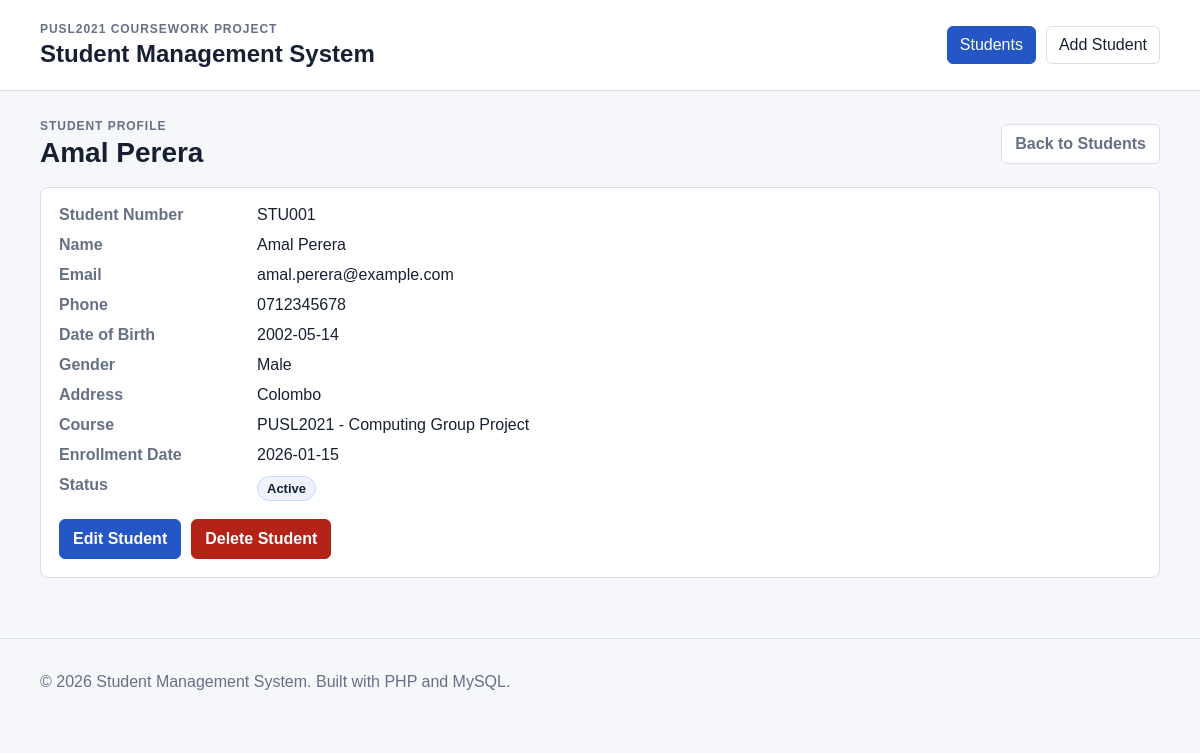
Screenshot of /students/show.php?id=1 with the database file from the repository.
### tables this page shows
CREATE TABLE students (
    id INT AUTO_INCREMENT PRIMARY KEY,
    student_no VARCHAR(20) NOT NULL UNIQUE,
    first_name VARCHAR(50) NOT NULL,
    last_name VARCHAR(50) NOT NULL,
    email VARCHAR(120) NOT NULL UNIQUE,
    phone VARCHAR(20) NULL,
    date_of_birth DATE NULL,
    gender ENUM('Male', 'Female', 'Other') NOT NULL DEFAULT 'Other',
    address VARCHAR(255) NULL,
    course_id INT NOT NULL,
    enrollment_date DATE NOT NULL,
    status ENUM('Active', 'Inactive', 'Graduated') NOT NULL DEFAULT 'Active',
    created_at TIMESTAMP DEFAULT CURRENT_TIMESTAMP,
    updated_at TIMESTAMP DEFAULT CURRENT_TIMESTAMP ON UPDATE CURRENT_TIMESTAMP,
    CONSTRAINT fk_students_course
        FOREIGN KEY (course_id)
        REFERENCES courses(id)
        ON UPDATE CASCADE
        ON DELETE RESTRICT
);

CREATE TABLE courses (
    id INT AUTO_INCREMENT PRIMARY KEY,
    course_code VARCHAR(20) NOT NULL UNIQUE,
    course_name VARCHAR(100) NOT NULL,
    created_at TIMESTAMP DEFAULT CURRENT_TIMESTAMP
);

### includes/functions.php (called while the page is built, shortened)
<?php
function e(mixed $value): string
{
    return htmlspecialchars((string) $value, ENT_QUOTES, 'UTF-8');
}
function find_student(PDO $pdo, int $id): ?array
{
    $stmt = $pdo->prepare(
        'SELECT s.*, c.course_code, c.course_name
         FROM students s
         INNER JOIN courses c ON c.id = s.course_id
         WHERE s.id = :id'
    );
    $stmt->execute(['id' => $id]);
    $student = $stmt->fetch();
    return $student ?: null;
}

### students/show.php (the view, shortened to what this page needs)
<?php
require_once '../config/database.php';
require_once '../includes/functions.php';
$id = (int) ($_GET['id'] ?? 0);
$student = $id > 0 ? find_student($pdo, $id) : null;
require_once '../includes/header.php';
?>
<section class="page-heading">
    <div>
        <p class="eyebrow">Student Profile</p>
        <h2><?= $student ? e($student['first_name'] . ' ' . $student['last_name']) : 'Student Not Found' ?></h2>
    </div>
    <a class="button muted" href="index.php">Back to Students</a>
</section>
<?php if (!$student): ?>
    <div class="alert error">The requested student record could not be found.</div>
<?php else: ?>
    <section class="panel details">
        <dl>
            <dt>Student Number</dt>
            <dd><?= e($student['student_no']) ?></dd>
            <dt>Name</dt>
            <dd><?= e($student['first_name'] . ' ' . $student['last_name']) ?></dd>
            <dt>Email</dt>
            <dd><?= e($student['email']) ?></dd>
            <dt>Phone</dt>
            <dd><?= e($student['phone'] ?: 'Not provided') ?></dd>
            <dt>Date of Birth</dt>
            <dd><?= e($student['date_of_birth'] ?: 'Not provided') ?></dd>
            <dt>Gender</dt>
            <dd><?= e($student['gender']) ?></dd>
            <dt>Address</dt>
            <dd><?= e($student['address'] ?: 'Not provided') ?></dd>
            <dt>Course</dt>
            <dd><?= e($student['course_code'] . ' - ' . $student['course_name']) ?></dd>
            <dt>Enrollment Date</dt>
            <dd><?= e($student['enrollment_date']) ?></dd>
            <dt>Status</dt>
            <dd><span class="status"><?= e($student['status']) ?></span></dd>
        </dl>
        <div class="form-actions">
            <a class="button primary" href="edit.php?id=<?= e($student['id']) ?>">Edit Student</a>
            <form method="post" action="delete.php"
                  onsubmit="return confirm('Delete this student?');">
                <button type="submit" class="button danger">Delete Student</button>
            </form>
        </div>
    </section>
<?php endif; ?>
<?php require_once '../includes/footer.php'; ?>

### assets/css/styles.css (style rules this page uses)
:root { --ink: #172033; --muted: #667085; --line: #d9dee8; --surface: #ffffff; --page: #f5f7fb; --primary: #2457c5; --primary-dark: #183d8d; --danger: #b42318; --success-bg: #e8f6ee; --success-text: #11633a; --error-bg: #fff1f0; --error-text: #b42318; }
* { box-sizing: border-box; }
body { margin: 0; font-family: Arial, Helvetica, sans-serif; color: var(--ink); background: var(--page); }
a { color: var(--primary); text-decoration: none; }
.eyebrow { margin: 0 0 4px; color: var(--muted); font-size: 12px; font-weight: 700; letter-spacing: .08em; text-transform: uppercase; }
.page-heading { display: flex; align-items: center; justify-content: space-between; gap: 16px; margin-bottom: 18px; }
.page-heading h2 { margin: 0; font-size: 28px; }
.panel, .form-card { background: var(--surface); border: 1px solid var(--line); border-radius: 8px; margin-bottom: 18px; padding: 18px; }
.form-actions { display: flex; align-items: center; gap: 10px; margin-top: 18px; }
.button { align-items: center; background: var(--surface); border: 1px solid var(--line); border-radius: 6px; color: var(--ink); cursor: pointer; display: inline-flex; font: inherit; font-weight: 700; justify-content: center; min-height: 40px; padding: 9px 13px; }
.button.primary { background: var(--primary); border-color: var(--primary); color: #fff; }
.button.muted { color: var(--muted); }
.button.danger { background: var(--danger); border-color: var(--danger); color: #fff; }
.status { background: #eef3ff; border: 1px solid #c8d7ff; border-radius: 999px; display: inline-block; font-size: 13px; font-weight: 700; padding: 4px 9px; }
.details dl { display: grid; grid-template-columns: 180px 1fr; gap: 12px 18px; margin: 0; }
.details dt { color: var(--muted); font-weight: 700; }
.details dd { margin: 0; }

### rows the page displays
students: first_name+last_name "Amal Perera", student_no "STU001", email "amal.perera@example.com", phone "0712345678", date_of_birth "2002-05-14", gender "Male", address "Colombo", course.course_name "PUSL2021 - Computing Group Project", enrollment_date "2026-01-15", status "Active"
